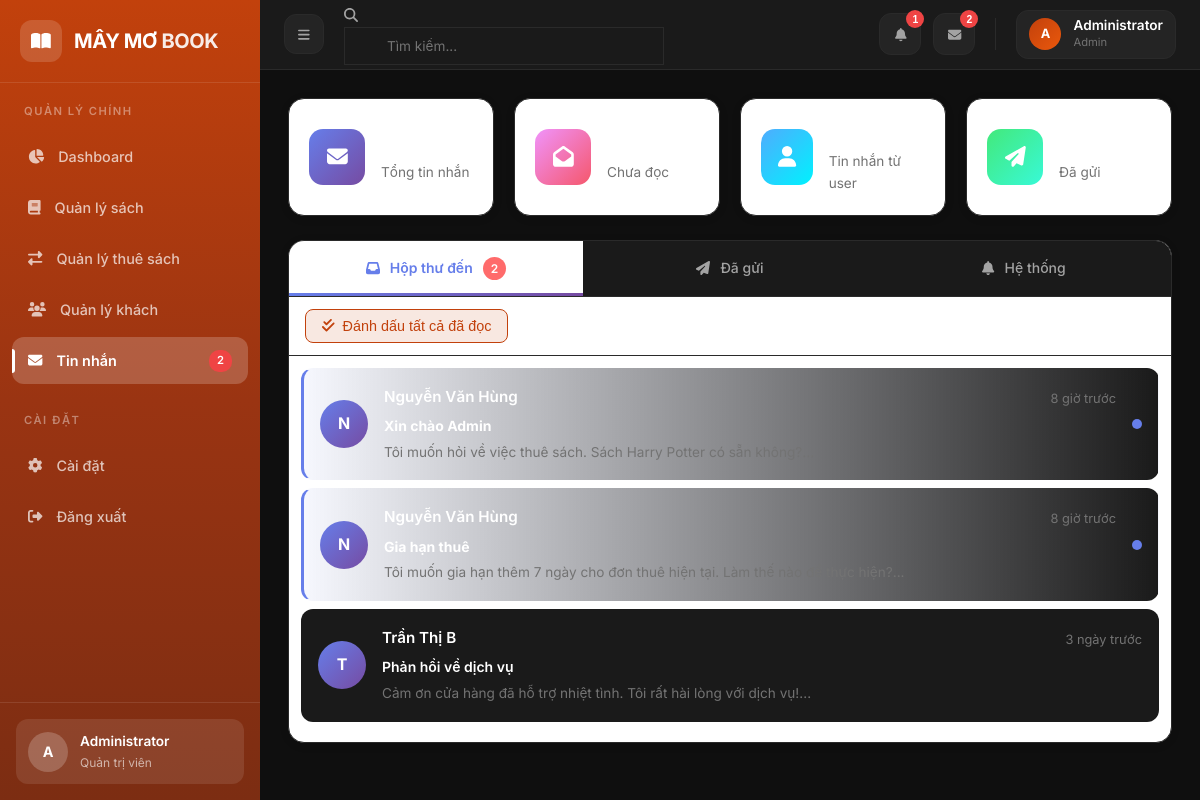
/frontend/pages/admin/messages.php (signed in), run on the app's committed database.
### tables this page shows
CREATE TABLE users (
    id INT AUTO_INCREMENT PRIMARY KEY,
    username VARCHAR(50) NOT NULL UNIQUE,
    email VARCHAR(100) NOT NULL UNIQUE,
    password VARCHAR(255) NOT NULL,
    full_name VARCHAR(100) NOT NULL,
    phone VARCHAR(20) DEFAULT '',
    address TEXT DEFAULT '',
    avatar VARCHAR(255) DEFAULT NULL,
    role ENUM('user', 'admin') DEFAULT 'user',
    is_verified TINYINT(1) DEFAULT 0,
    created_at TIMESTAMP DEFAULT CURRENT_TIMESTAMP,
    updated_at TIMESTAMP DEFAULT CURRENT_TIMESTAMP ON UPDATE CURRENT_TIMESTAMP,
    INDEX idx_username (username),
    INDEX idx_email (email),
    INDEX idx_role (role)
);

CREATE TABLE messages (
    id INT AUTO_INCREMENT PRIMARY KEY,
    sender_id INT NULL,
    receiver_id INT NULL,
    subject VARCHAR(255) NOT NULL DEFAULT '',
    content TEXT NOT NULL,
    type ENUM('user_to_admin', 'admin_to_user', 'system') DEFAULT 'user_to_admin',
    is_read TINYINT(1) DEFAULT 0,
    created_at TIMESTAMP DEFAULT CURRENT_TIMESTAMP,
    read_at TIMESTAMP NULL,
    INDEX idx_sender (sender_id),
    INDEX idx_receiver (receiver_id),
    INDEX idx_is_read (is_read),
    INDEX idx_type (type),
    INDEX idx_created (created_at)
);

### frontend/pages/admin/messages.php (the view, shortened to what the rows shown need)
<?php
require_once __DIR__ . '/../../templates/admin_header.php';
$allMessages = $messageController->getAllForAdmin();
$userMessages = array_filter($allMessages, fn($m) => $m['type'] === 'user_to_admin');
$adminSentMessages = array_filter($allMessages, fn($m) => $m['type'] === 'admin_to_user');
$systemMessages = array_filter($allMessages, fn($m) => $m['type'] === 'system');
$viewMessage = null;
require_once __DIR__ . '/../../../backend/models/User.php';
$currentTab = $_GET['tab'] ?? 'inbox';
?>
<div class="admin-messages-app">
    <div class="messages-main-layout">
        <div class="messages-list-section <?php echo $viewMessage ? 'hidden-mobile' : ''; ?>">
            <div class="messages-list-container">
                <?php
                $displayMessages = [];
                if ($currentTab === 'inbox') {
                    $displayMessages = $userMessages;
                } elseif ($currentTab === 'sent') {
                    $displayMessages = $adminSentMessages;
                } else {
                    $displayMessages = $systemMessages;
                }
                ?>
                <?php if (count($displayMessages) > 0): ?>
                    <?php foreach ($displayMessages as $msg): ?>
                    <a href="messages.php?view=<?php echo $msg['id']; ?>&tab=<?php echo $currentTab; ?>"
                       class="message-item <?php echo $msg['is_read'] ? '' : 'unread'; ?>">
                        <div class="message-avatar-wrapper">
                            <?php if ($msg['type'] === 'system'): ?>
                            <div class="message-avatar-sm system">
                                <i class="fas fa-bell"></i>
                            </div>
                            <?php elseif ($msg['type'] === 'admin_to_user'): ?>
                            <div class="message-avatar-sm sent">
                                <i class="fas fa-paper-plane"></i>
                            </div>
                            <?php else: ?>
                            <div class="message-avatar-sm user">
                                <?php echo strtoupper(substr($msg['sender_name'] ?? 'U', 0, 1)); ?>
                            </div>
                            <?php endif; ?>
                        </div>
                        <div class="message-content-wrapper">
                            <div class="message-top-row">
                                <span class="message-sender-name">
                                    <?php
                                    if ($msg['type'] === 'system') echo 'Hệ thống';
                                    elseif ($msg['type'] === 'admin_to_user') echo 'Gửi: ' . htmlspecialchars($msg['receiver_name'] ?? 'User');
                                    else echo htmlspecialchars($msg['sender_name'] ?? 'Người dùng');
                                    ?>
                                </span>
                                <span class="message-time"><?php echo timeAgo($msg['created_at']); ?></span>
                            </div>
                            <div class="message-subject">
                                <?php echo htmlspecialchars($msg['subject'] ?: '(Không có tiêu đề)'); ?>
                            </div>
                            <div class="message-preview">
                                <?php echo htmlspecialchars(mb_substr($msg['content'], 0, 100)); ?>...
                            </div>
                        </div>
                        <?php if (!$msg['is_read']): ?>
                        <div class="unread-dot"></div>
                        <?php endif; ?>
                    </a>
                    <?php endforeach; ?>
                <?php endif; ?>
            </div>
        </div>
    </div>
</div>
<?php require_once __DIR__ . '/../../templates/admin_footer.php'; ?>

### frontend/templates/admin_header.php (shortened to what the rows shown need)
<?php
require_once __DIR__ . '/../../backend/config/database.php';
require_once __DIR__ . '/../../frontend/functions/helpers.php';
require_once __DIR__ . '/../../backend/controllers/AuthController.php';
require_once __DIR__ . '/../../backend/controllers/MessageController.php';
$auth = new AuthController();
$user = $auth->getCurrentUser();
$messageController = new MessageController();
require_once __DIR__ . '/../../backend/controllers/RentalController.php';
?>
<!DOCTYPE html>
<html lang="vi">
<head>
    <link rel="stylesheet" href="https://cdnjs.cloudflare.com/ajax/libs/font-awesome/6.4.0/css/all.min.css">
    <link rel="stylesheet" href="../../assets/css/admin.css">
</head>
<body>
    <aside class="sidebar">
        <div class="sidebar-footer">
            <div class="sidebar-admin-card">
                <div class="sidebar-admin-avatar">
                    <?php echo strtoupper(substr($user['full_name'] ?? 'A', 0, 1)); ?>
                </div>
                <div class="sidebar-admin-info">
                    <div class="sidebar-admin-name"><?php echo htmlspecialchars($user['full_name'] ?? 'Admin'); ?></div>
                    <div class="sidebar-admin-role">Quản trị viên</div>
                </div>
            </div>
        </div>
    </aside>
    <div class="main-content">
        <header class="topbar">
            <div class="topbar-right">
                <div class="topbar-profile">
                    <div class="topbar-avatar">
                        <?php echo strtoupper(substr($user['full_name'] ?? 'A', 0, 1)); ?>
                    </div>
                    <div class="topbar-profile-info">
                        <span class="topbar-profile-name"><?php echo htmlspecialchars($user['full_name'] ?? 'Admin'); ?></span>
                        <span class="topbar-profile-role">Admin</span>
                    </div>
                </div>
            </div>
        </header>
        <main class="page-content">

### data on the page
users: full_name "A", full_name "Administrator"
messages: users.full_name "N", users.full_name "Nguyễn Văn Hùng", created_at "8 giờ trước", subject "Xin chào Admin", content "Tôi muốn hỏi về việc thuê sách. Sách Harry Potter có sẵn không?", is_read 0 (drawn)
messages: users.full_name "N", users.full_name "Nguyễn Văn Hùng", created_at "8 giờ trước", subject "Gia hạn thuê", content "Tôi muốn gia hạn thêm 7 ngày cho đơn thuê hiện tại. Làm thế nào để thực hiện?", is_read 0 (drawn)
messages: users.full_name "T", users.full_name "Trần Thị B", created_at "3 ngày trước", subject "Phản hồi về dịch vụ", content "Cảm ơn cửa hàng đã hỗ trợ nhiệt tình. Tôi rất hài lòng với dịch vụ!"

### other printed values
$unreadCount "2"
$overdueCount "1"
